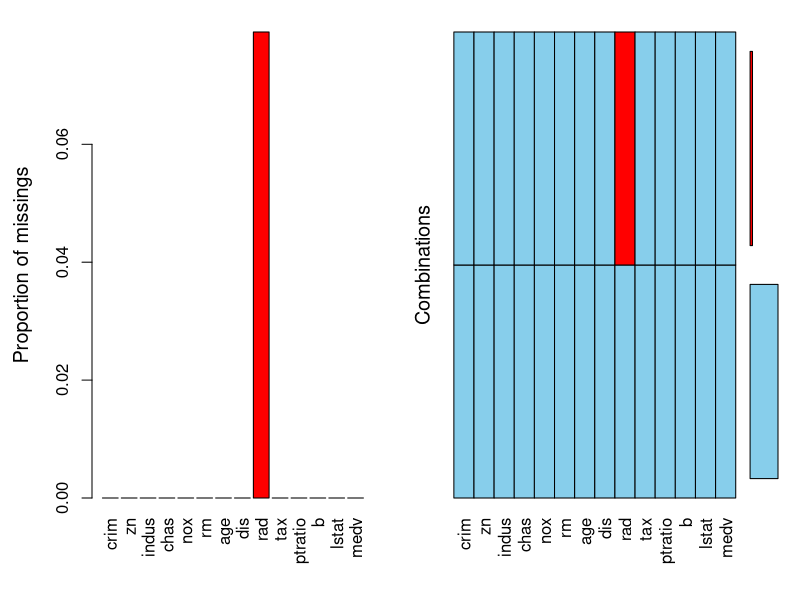
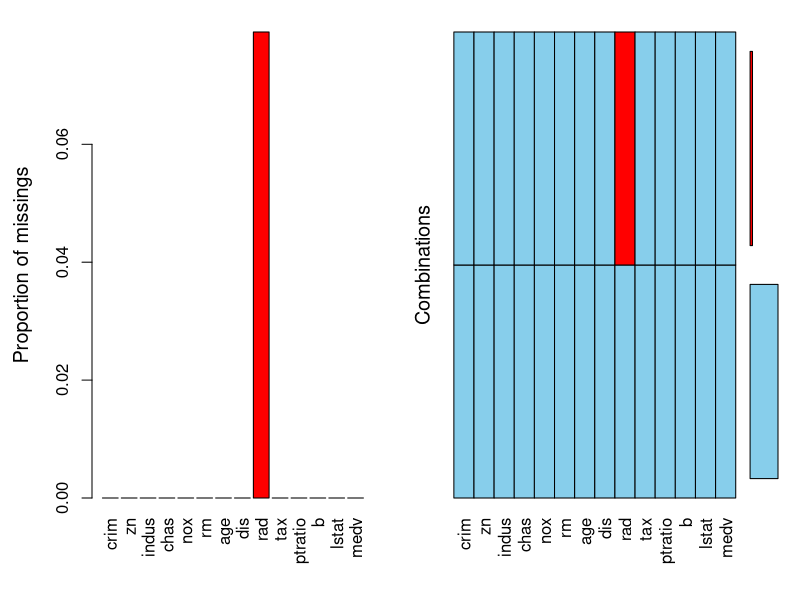
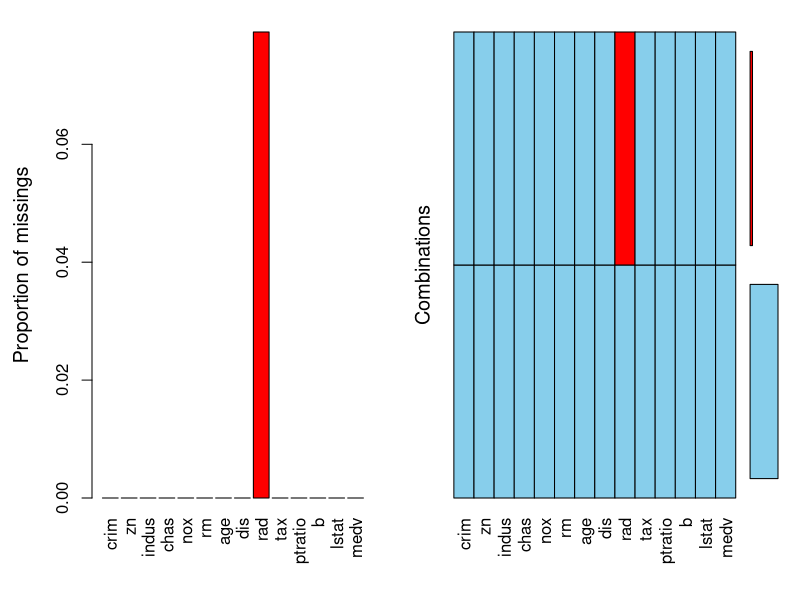
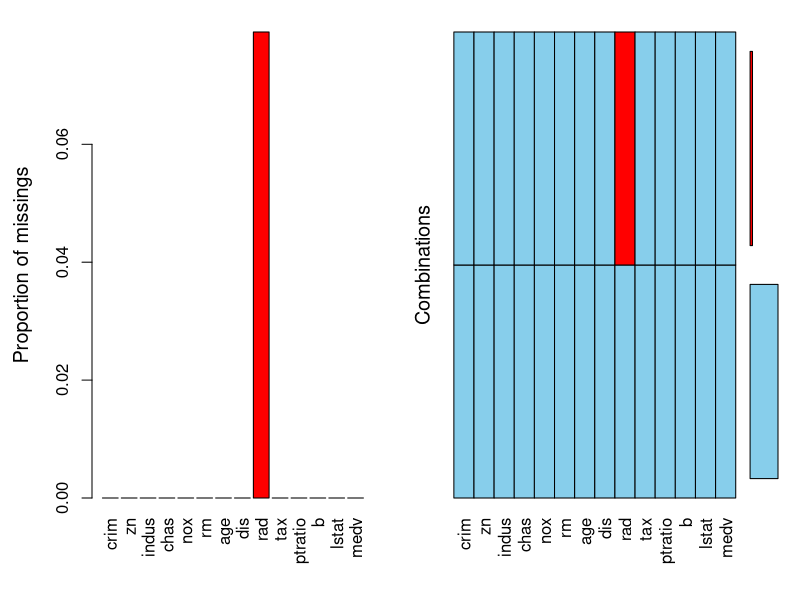

The R source for these figures, in order: (Note: this script raises an error after producing the figures.)
library(mlbench)
data ("BostonHousing", package="mlbench")

# Introduce missing values
set.seed(100)
BostonHousing[sample(1:nrow(BostonHousing), 40), "rad"] <- NA
BostonHousing[sample(1:nrow(BostonHousing), 40), "ptratio"] <- NA
sum(is.na(BostonHousing$ptratio))
sum(is.na(BostonHousing$ptratio))
library(Hmisc)
impute(BostonHousing$ptratio, mean)  # replace with mean
impute(BostonHousing$ptratio, median)  # median
impute(BostonHousing$ptratio, 20)  # replace specific number
# or if you want to impute manually
BostonHousing$ptratio[is.na(BostonHousing$ptratio)] <- mean(BostonHousing$ptratio, na.rm = T)
library(VIM)
#Plot missing values proportion
a <- aggr(BostonHousing)
summary(a)
plot(a)
#Impute using kNN
BostonHousing <- kNN(data = BostonHousing, variable = 'ptratio', k=6, imp_var=FALSE)  # perform knn imputation.
#Impute using regression
BostonHousing <- regressionImp(ptratio ~ crim +zn + indus, data = BostonHousing, imp_var = FALSE)
#Plot after imputing
a <- aggr(BostonHousing)
summary(a)
plot(a)


library(caret)
BostonHousing <- preProcess(BostonHousing, method='knnImpute')

intrain <- createDataPartition(BostonHousing$ptratio,p=0.75,list = FALSE)
train1 <- BostonHousing[intrain,]
test1 <- BostonHousing[-intrain,]
trctrl <- trainControl(method = "cv", number = 10)
reg_fit <- train(ptratio ~., data = train1, method = "lm",
                   trControl=trctrl, preProcess=c('knnImpute'))
